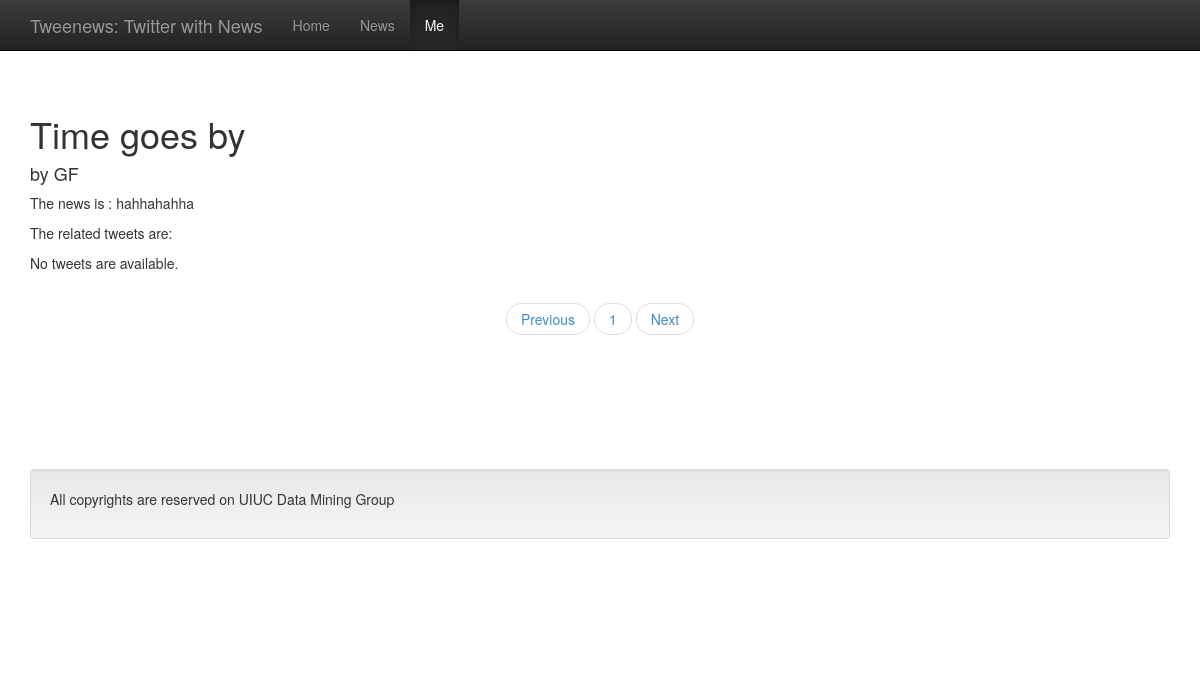
The app's page /overviews/tweet/news=123/ with its own data.
### overviews/models.py (models this page shows, shortened)
class News(models.Model):
    ID = models.BigIntegerField(primary_key = True)
    raw_text = models.CharField(max_length=10000)
    key_word = models.CharField(max_length=200, blank=True)
    source = models.CharField(max_length=30,default="GF")
    created_at = models.DateTimeField()
    local_time_zone = models.CharField(max_length = 20)
    title = models.CharField(max_length=200,default="testtitle")
    main_article = models.BooleanField(default=True)
    related_article = models.CharField(max_length=200,default="")
    url = models.CharField(max_length=200)

### overviews/views.py (the view)
# urls.py: url(r'^tweet/news=(?P<news_ID>\d+)/$',views.tweet_with_news, name ='tweet_with_news'),
def tweet_with_news(request, news_ID, pos = 1, counts = -1):
    base_page = 1
    pos = max(int(pos),base_page)
    one_page = 30
    default_pagenum = 10
    start = time.time()
    if counts == -1:
        counts = Tweet.objects.filter(related_news=news_ID).count()
    total_num = counts
    related_tweets_list = Tweet.objects.filter(related_news=news_ID)[(pos-1)*one_page : pos*one_page]
    end_pos = min( pos + default_pagenum , int(math.ceil(float(total_num)/float(one_page))))
    end_pos = max( pos , end_pos)
    current_news = News.objects.get(pk=news_ID)
    page_index = range(pos, end_pos+1)
    prev = max(1, pos - 1)
    nextPos = min(end_pos, pos+1)
    context = {'related_tweets_list':related_tweets_list,'current_news':current_news, 'nextPos': nextPos,'prevPos': prev, 'page_index':page_index, 'counts':total_num}
    return render(request, 'relatedTweets.html', context)

### overviews/templates/relatedTweets.html (shortened to what this page needs)
<!DOCTYPE html>
<html lang="en">
  <head>
    <link href="{{ STATIC_URL }}css/bootstrap.css" rel="stylesheet">
    <link href="{{ STATIC_URL }}css/bootstrap-theme.min.css" rel="stylesheet">
    <link href="{{ STATIC_URL }}css/custom.css" rel="stylesheet">
  </head>
  <body>
    <div class="navbar navbar-inverse navbar-fixed-top" role="navigation">
      <div class="container">
        <div class="navbar-header">
          <a class="navbar-brand" href="#">Tweenews: Twitter with News</a>
        </div>
        <div class="navbar-collapse collapse">
          <ul class="nav navbar-nav">
            <li><a href="{% url 'overview:index' %}">Home</a></li>
            <li><a href="{% url 'overview:news_home' %}">News</a></li>
            <li class="active"><a href="">Me</a></li>
          </ul>
        </div>
      </div>
    </div>
    <div class="container theme-showcase">
<p>
	<h1>{{current_news.title}}</h1>
	<h4>by {{current_news.source}}</h4>
    The news is : {{current_news.raw_text}}
</p>
<p>
    The related tweets are:
</p>
{% if related_tweets_list %}
<div align="center">
	<table class="table table-striped" style="width:80%">
	  <tr>
	    <td>tweet</td>
	    <td>username</td>
	    <td>time created</td>
	    <td>hashtags</td>
	  </tr>
	  {% for tweet in related_tweets_list %}
	  <tr>
	    <td>{{ tweet.raw_text }}</td>
	    <td>{{ tweet.user }}</td>
	    <td>{{ tweet.created_at }}</td>
	    <td>{{ tweet.hash_tags }}</td>
	  </tr>
	  {% endfor %}
	</table>
</div>
{% else %}
    <p>No tweets are available.</p>
{% endif %}
        <div class="row" id="pager">
         <ul class="pager">
         <li><a href="{% url 'overview:tweet_next' current_news.id prevPos counts%}">Previous</a></li>
         {%for pos in page_index %}
          <li><a href="{% url 'overview:tweet_next' current_news.id pos  counts%}">{{pos}}</a></li>
          {%endfor%}
          <li><a href="{% url 'overview:tweet_next' current_news.id nextPos counts %}">Next</a></li>
          </ul>
        </div>
      <div class="well">
        <p>All copyrights are reserved on UIUC Data Mining Group</p>
      </div>
    </div>
  </body>
</html>

### static/css/custom.css (style rules this page uses)
.well { margin-top:10%; margin-bottom:10%; }

### records on screen
News: title "Time goes by", source "GF", raw_text "hahhahahha"

### other values on screen
{{ pos }} "1"
